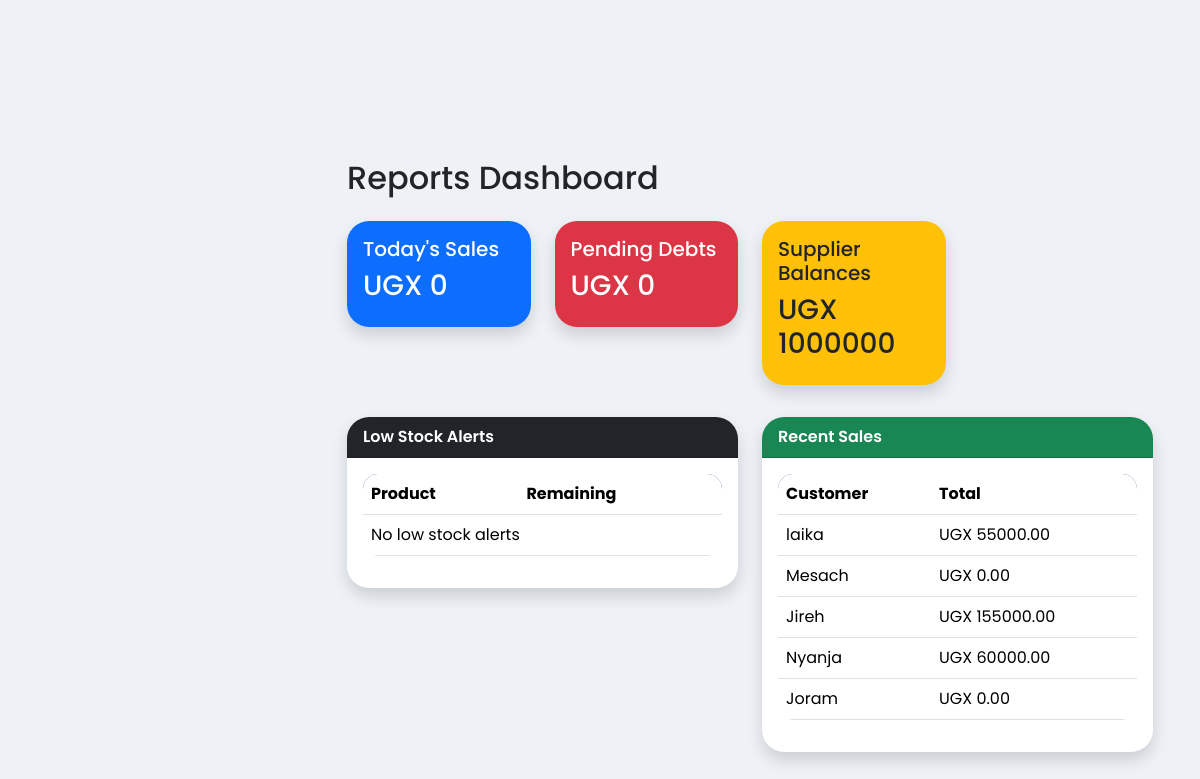
Page /dashboard/ on the earlier database version.
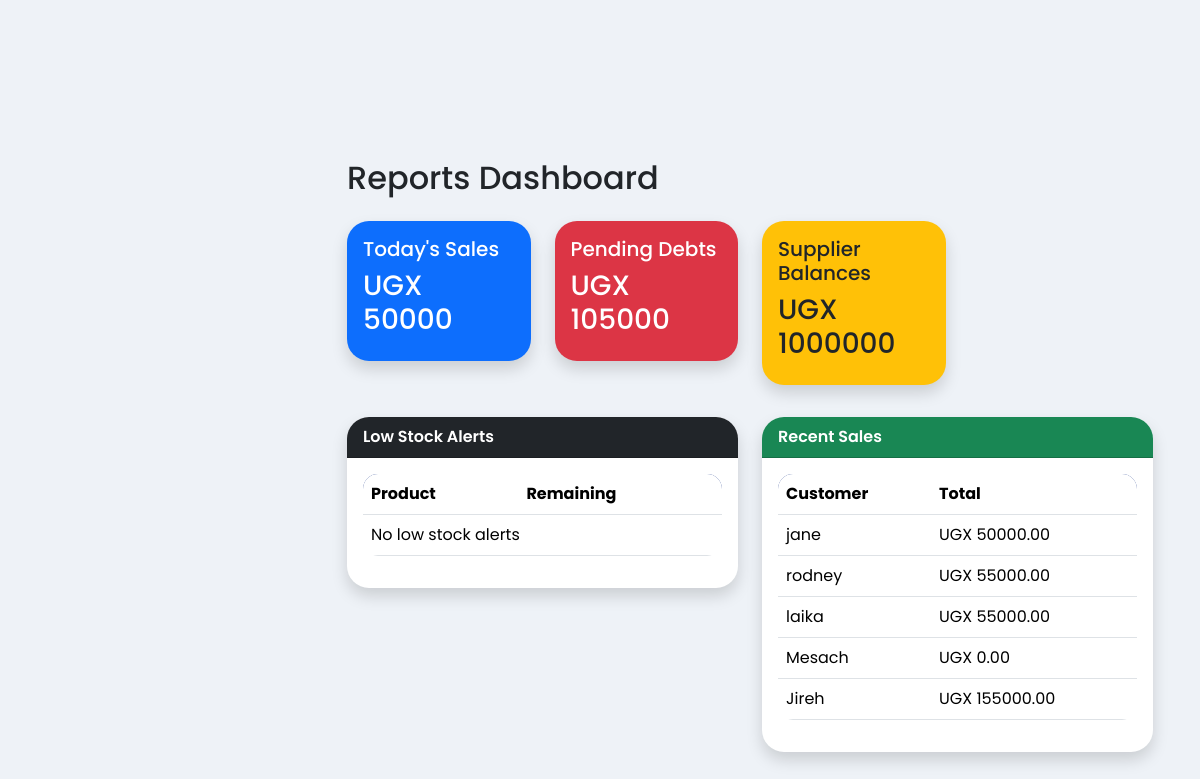
Same page on the later database version.
### sales/models.py (models this page shows, shortened)
class Sale(models.Model):
    PAYMENT_METHODS = (
        ('cash', 'Cash'),
        ('credit', 'Credit'),)
    STATUS = (
        ('paid', 'Paid'),
        ('pending', 'Pending'),
    )
    invoice_no = models.CharField(max_length=50, unique=True)
    customer = models.ForeignKey(Customer, on_delete=models.CASCADE)
    payment_method = models.CharField(max_length=20, choices=PAYMENT_METHODS)
    subtotal = models.DecimalField(max_digits=12, decimal_places=2, default=0)
    transport_charge = models.DecimalField(max_digits=12, decimal_places=2, default=0)
    final_total = models.DecimalField(max_digits=12, decimal_places=2, default=0)
    amount_paid = models.DecimalField(max_digits=12, decimal_places=2, default=0)
    balance = models.DecimalField(max_digits=12, decimal_places=2, default=0)
    status = models.CharField(max_length=20, choices=STATUS, default='pending')
    created_by = models.ForeignKey(settings.AUTH_USER_MODEL, on_delete=models.SET_NULL, null=True)
    created_at = models.DateTimeField(auto_now_add=True)

class Customer(models.Model):
    CUSTOMER_TYPES = (
        ('walk_in', 'Walk In'),
        ('retailer', 'Retailer'),
        ('wholesaler', 'Wholesaler'),
    )
    name = models.CharField(max_length=255)
    customer_type = models.CharField(max_length=20, choices=CUSTOMER_TYPES)
    phone = models.CharField(max_length=20, blank=True, null=True)
    location = models.CharField(max_length=255)
    distance_km = models.DecimalField(max_digits=10, decimal_places=2, default=0)
    created_at = models.DateTimeField(auto_now_add=True)

### reports/views.py (the view)
# urls.py: path('dashboard/', views.dashboard, name='dashboard'),
def dashboard(request):
    today = timezone.now().date()
    week_ago = today - timedelta(days=7)
    today_sales = Sale.objects.filter(
        created_at__date=today
    )
    total_sales_today = today_sales.aggregate(
        Sum('final_total')
    )['final_total__sum'] or 0
    sales_count_today = today_sales.count()
    low_stock_products = Product.objects.filter(
        quantity__lte=5
    )
    pending_deposits = Deposit.objects.filter(
        status='pending'
    )
    total_pending_debt = pending_deposits.aggregate(
        Sum('balance')
    )['balance__sum'] or 0
    supplier_balances = Supplier.objects.filter(
        payment_status='pending'
    )
    total_supplier_balance = supplier_balances.aggregate(
        Sum('balance')
    )['balance__sum'] or 0
    total_products = Product.objects.count()
    recent_sales = Sale.objects.order_by(
        '-created_at'
    )[:5]
    context = {
        'total_sales_today': total_sales_today,
        'sales_count_today': sales_count_today,
        'low_stock_products': low_stock_products,
        'pending_deposits': pending_deposits,
        'total_pending_debt': total_pending_debt,
        'supplier_balances': supplier_balances,
        'total_supplier_balance': total_supplier_balance,
        'total_products': total_products,
        'recent_sales': recent_sales,
    }
    return render(
        request,
        'dashboard.html',
        context
    )

### reports/templates/dashboard.html
{% extends 'base.html' %}
{% block content %}
<div class="container-fluid mt-4">
    <h2 class="mb-4">
        Reports Dashboard
    </h2>
    <div class="row">
        <div class="col-md-3 mb-3">
            <div class="card bg-primary text-white shadow">
                <div class="card-body">
                    <h5>Today's Sales</h5>
                    <h3>
                        UGX {{ total_sales_today }}
                    </h3>
                </div>
            </div>
        </div>
        <div class="col-md-3 mb-3">
            <div class="card bg-danger text-white shadow">
                <div class="card-body">
                    <h5>Pending Debts</h5>
                    <h3>
                        UGX {{ total_pending_debt }}
                    </h3>
                </div>
            </div>
        </div>
        <div class="col-md-3 mb-3">
            <div class="card bg-warning text-dark shadow">
                <div class="card-body">
                    <h5>Supplier Balances</h5>
                    <h3>
                        UGX {{ total_supplier_balance }}
                    </h3>
                </div>
            </div>
        </div>
    </div>
    <div class="row mt-3">
        <div class="col-md-6">
            <div class="card shadow">
                <div class="card-header bg-dark text-white">
                    Low Stock Alerts
                </div>
                <div class="card-body">
                    <table class="table">
                        <thead>
                            <tr>
                                <th>Product</th>
                                <th>Remaining</th>
                            </tr>
                        </thead>
                        <tbody>
                            {% for product in low_stock_products %}
                            <tr>
                                <td>
                                    {{ product.product_name }}
                                </td>
                                <td>
                                    <span class="badge bg-danger">
                                        {{ product.quantity }}
                                    </span>
                                </td>
                            </tr>
                            {% empty %}
                            <tr>
                                <td colspan="2">
                                    No low stock alerts
                                </td>
                            </tr>
                            {% endfor %}
                        </tbody>
                    </table>
                </div>
            </div>
        </div>
        <div class="col-md-6">
            <div class="card shadow">
                <div class="card-header bg-success text-white">
                    Recent Sales
                </div>
                <div class="card-body">
                    <table class="table">
                        <thead>
                            <tr>
                                <th>Customer</th>
                                <th>Total</th>
                            </tr>
                        </thead>
                        <tbody>
                            {% for sale in recent_sales %}
                            <tr>
                                <td>
                                    {{ sale.customer.name }}
                                </td>
                                <td>
                                    UGX {{ sale.final_total }}
                                </td>
                            </tr>
                            {% endfor %}
                        </tbody>
                    </table>
                </div>
            </div>
        </div>
    </div>
</div>
{% endblock %}

Differences in the rows shown:
no longer on this page (row unchanged): Sale: customer.name "Nyanja", final_total "60000.00"
no longer on this page (row unchanged): Sale: customer.name "Joram", final_total "0.00"
added Sale: customer.name "jane", final_total "50000.00"
added Sale: customer.name "rodney", final_total "55000.00"
Other differences:
{{ total_sales_today }}: "0" → "50000"
{{ total_pending_debt }}: "0" → "105000"
